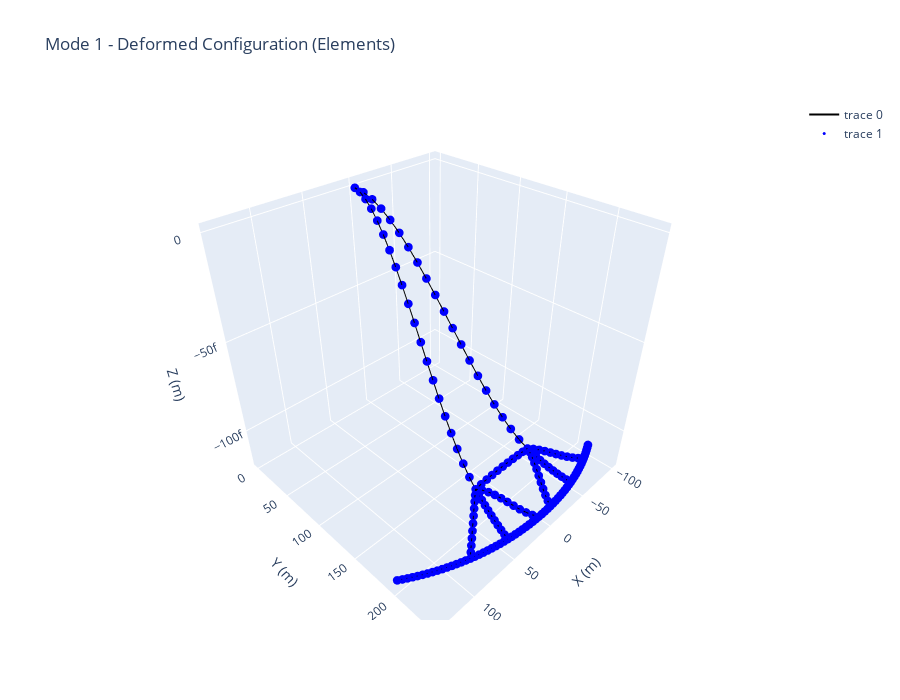
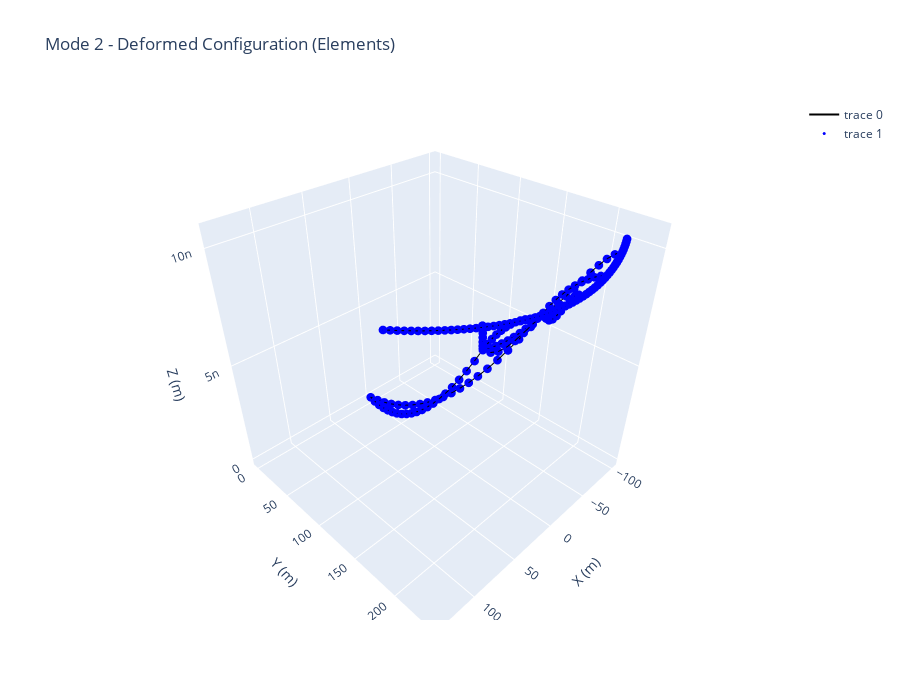
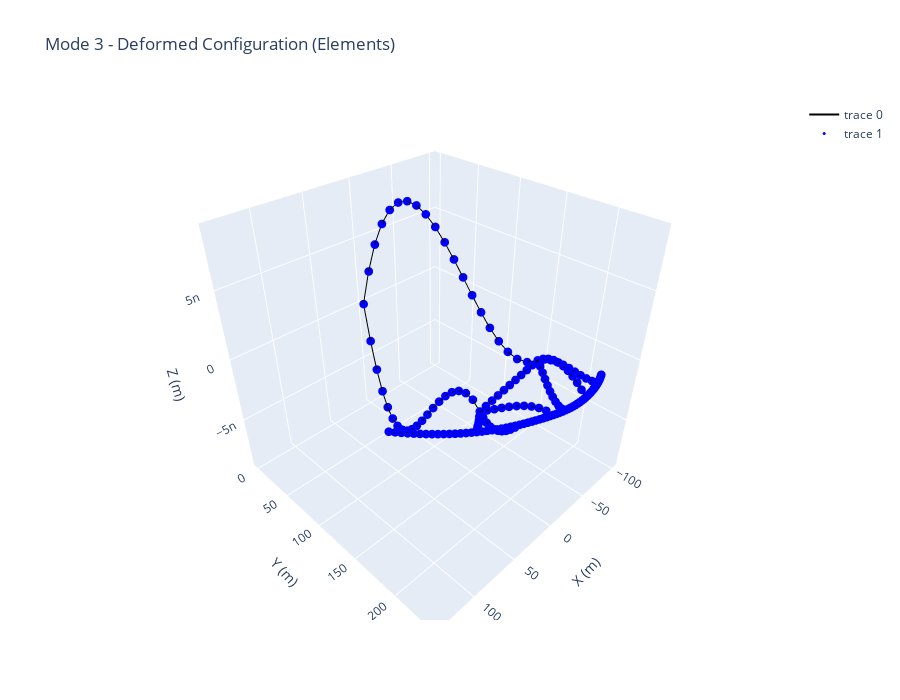
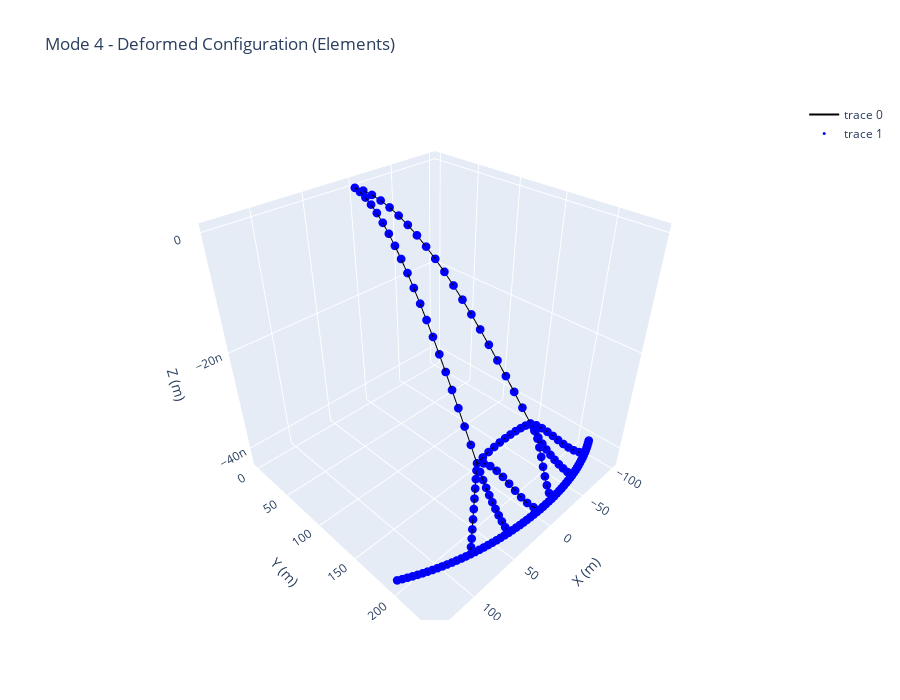

Notebook code cell kept with these figures, in order:
### Code cell
for i in range(modes_to_plot):
    line_x = []
    line_y = []
    line_z = []
    for nA, nB in element_nodes:
        p1 = modes[i][nA - 1]
        p2 = modes[i][nB - 1]
        line_x.extend([p1[0], p2[0], None])
        line_y.extend([p1[1], p2[1], None])
        line_z.extend([p1[2], p2[2], None])

    fig_lines = go.Figure(
        data=[
            go.Scatter3d(
                x=line_x,
                y=line_y,
                z=line_z,
                mode='lines',
                line=dict(color='black', width=2)
            ),
            go.Scatter3d(
                x=modes[i][:, 0],
                y=modes[i][:, 1],
                z=modes[i][:, 2],
                mode='markers',
                marker=dict(size=3, color='blue')
            )
        ]
    )

    fig_lines.update_layout(
        title=f'Mode {i+1} - Deformed Configuration (Elements)',
        scene=dict(
            xaxis_title='X (m)',
            yaxis_title='Y (m)',
            zaxis_title='Z (m)'
        ),
        width=900,
        height=700
    )

    fig_lines.show()

### Figure 1 — Plotly figure (JSON) as saved in the notebook; plotly's stock layout.template omitted (floating-point values rounded to 4 significant figures; data arrays with more than 128 entries replaced by an {"elided": "..."} marker saying what was removed)
{"data": [{"line": {"color": "black", "width": 2}, "mode": "lines", "type": "scatter3d", "x": {"elided": "510 float values"}, "y": {"elided": "510 float values"}, "z": {"elided": "510 float values"}}, {"marker": {"color": "blue", "size": 3}, "mode": "markers", "type": "scatter3d", "x": {"elided": "165 float values"}, "y": {"elided": "165 float values"}, "z": {"elided": "165 float values"}}], "layout": {"height": 700, "scene": {"xaxis": {"title": {"text": "X (m)"}}, "yaxis": {"title": {"text": "Y (m)"}}, "zaxis": {"title": {"text": "Z (m)"}}}, "title": {"text": "Mode 1 - Deformed Configuration (Elements)"}, "width": 900}}

### Figure 2 — Plotly figure (JSON) as saved in the notebook; plotly's stock layout.template omitted (floating-point values rounded to 4 significant figures; data arrays with more than 128 entries replaced by an {"elided": "..."} marker saying what was removed)
{"data": [{"line": {"color": "black", "width": 2}, "mode": "lines", "type": "scatter3d", "x": {"elided": "510 float values"}, "y": {"elided": "510 float values"}, "z": {"elided": "510 float values"}}, {"marker": {"color": "blue", "size": 3}, "mode": "markers", "type": "scatter3d", "x": {"elided": "165 float values"}, "y": {"elided": "165 float values"}, "z": {"elided": "165 float values"}}], "layout": {"height": 700, "scene": {"xaxis": {"title": {"text": "X (m)"}}, "yaxis": {"title": {"text": "Y (m)"}}, "zaxis": {"title": {"text": "Z (m)"}}}, "title": {"text": "Mode 2 - Deformed Configuration (Elements)"}, "width": 900}}

### Figure 3 — Plotly figure (JSON) as saved in the notebook; plotly's stock layout.template omitted (floating-point values rounded to 4 significant figures; data arrays with more than 128 entries replaced by an {"elided": "..."} marker saying what was removed)
{"data": [{"line": {"color": "black", "width": 2}, "mode": "lines", "type": "scatter3d", "x": {"elided": "510 float values"}, "y": {"elided": "510 float values"}, "z": {"elided": "510 float values"}}, {"marker": {"color": "blue", "size": 3}, "mode": "markers", "type": "scatter3d", "x": {"elided": "165 float values"}, "y": {"elided": "165 float values"}, "z": {"elided": "165 float values"}}], "layout": {"height": 700, "scene": {"xaxis": {"title": {"text": "X (m)"}}, "yaxis": {"title": {"text": "Y (m)"}}, "zaxis": {"title": {"text": "Z (m)"}}}, "title": {"text": "Mode 3 - Deformed Configuration (Elements)"}, "width": 900}}

### Figure 4 — Plotly figure (JSON) as saved in the notebook; plotly's stock layout.template omitted (floating-point values rounded to 4 significant figures; data arrays with more than 128 entries replaced by an {"elided": "..."} marker saying what was removed)
{"data": [{"line": {"color": "black", "width": 2}, "mode": "lines", "type": "scatter3d", "x": {"elided": "510 float values"}, "y": {"elided": "510 float values"}, "z": {"elided": "510 float values"}}, {"marker": {"color": "blue", "size": 3}, "mode": "markers", "type": "scatter3d", "x": {"elided": "165 float values"}, "y": {"elided": "165 float values"}, "z": {"elided": "165 float values"}}], "layout": {"height": 700, "scene": {"xaxis": {"title": {"text": "X (m)"}}, "yaxis": {"title": {"text": "Y (m)"}}, "zaxis": {"title": {"text": "Z (m)"}}}, "title": {"text": "Mode 4 - Deformed Configuration (Elements)"}, "width": 900}}
